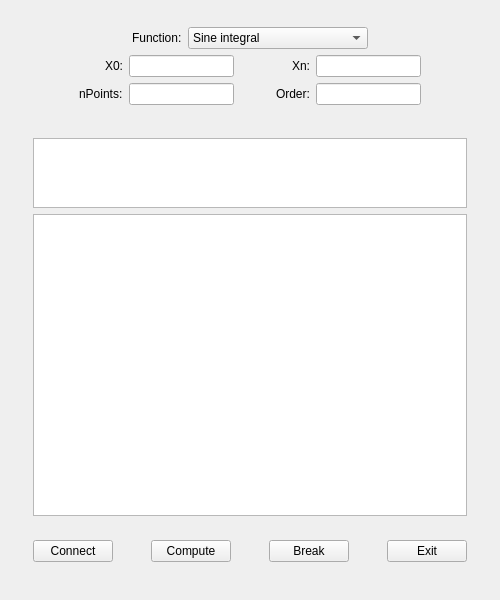
<?xml version="1.0" encoding="UTF-8"?>
<ui version="4.0">
 <class>MainWindow</class>
 <widget class="QMainWindow" name="MainWindow">
  <property name="geometry">
   <rect>
    <x>0</x>
    <y>0</y>
    <width>500</width>
    <height>600</height>
   </rect>
  </property>
  <property name="minimumSize">
   <size>
    <width>500</width>
    <height>600</height>
   </size>
  </property>
  <property name="windowTitle">
   <string>Coursework 3</string>
  </property>
  <widget class="QWidget" name="centralwidget">
   <layout class="QGridLayout" name="gridLayout">
    <item row="2" column="2">
     <spacer name="horizontalSpacer_11">
      <property name="orientation">
       <enum>Qt::Horizontal</enum>
      </property>
      <property name="sizeHint" stdset="0">
       <size>
        <width>40</width>
        <height>20</height>
       </size>
      </property>
     </spacer>
    </item>
    <item row="2" column="0">
     <spacer name="horizontalSpacer_10">
      <property name="orientation">
       <enum>Qt::Horizontal</enum>
      </property>
      <property name="sizeHint" stdset="0">
       <size>
        <width>40</width>
        <height>20</height>
       </size>
      </property>
     </spacer>
    </item>
    <item row="1" column="1">
     <widget class="QWidget" name="display_widget" native="true">
      <layout class="QGridLayout" name="gridLayout_4">
       <item row="0" column="0">
        <widget class="QWidget" name="input_widget" native="true">
         <property name="enabled">
          <bool>true</bool>
         </property>
         <layout class="QGridLayout" name="gridLayout_3">
          <item row="1" column="0">
           <layout class="QGridLayout" name="inputs">
            <item row="1" column="4">
             <widget class="QLineEdit" name="order_input"/>
            </item>
            <item row="0" column="0">
             <layout class="QHBoxLayout" name="horizontalLayout_5">
              <item>
               <spacer name="horizontalSpacer_5">
                <property name="orientation">
                 <enum>Qt::Horizontal</enum>
                </property>
                <property name="sizeHint" stdset="0">
                 <size>
                  <width>40</width>
                  <height>20</height>
                 </size>
                </property>
               </spacer>
              </item>
              <item>
               <widget class="QLabel" name="x0">
                <property name="text">
                 <string>X0:</string>
                </property>
               </widget>
              </item>
             </layout>
            </item>
            <item row="0" column="4">
             <widget class="QLineEdit" name="xn_input"/>
            </item>
            <item row="0" column="1">
             <widget class="QLineEdit" name="x0_input"/>
            </item>
            <item row="1" column="0">
             <layout class="QHBoxLayout" name="horizontalLayout_6">
              <item>
               <spacer name="horizontalSpacer_13">
                <property name="orientation">
                 <enum>Qt::Horizontal</enum>
                </property>
                <property name="sizeHint" stdset="0">
                 <size>
                  <width>40</width>
                  <height>20</height>
                 </size>
                </property>
               </spacer>
              </item>
              <item>
               <widget class="QLabel" name="points">
                <property name="text">
                 <string>nPoints:</string>
                </property>
               </widget>
              </item>
             </layout>
            </item>
            <item row="0" column="3">
             <layout class="QHBoxLayout" name="horizontalLayout_3">
              <item>
               <spacer name="horizontalSpacer_12">
                <property name="orientation">
                 <enum>Qt::Horizontal</enum>
                </property>
                <property name="sizeHint" stdset="0">
                 <size>
                  <width>40</width>
                  <height>20</height>
                 </size>
                </property>
               </spacer>
              </item>
              <item>
               <widget class="QLabel" name="xn">
                <property name="text">
                 <string>Xn:</string>
                </property>
               </widget>
              </item>
             </layout>
            </item>
            <item row="1" column="1">
             <widget class="QLineEdit" name="points_input"/>
            </item>
            <item row="1" column="3">
             <layout class="QHBoxLayout" name="horizontalLayout_4">
              <item>
               <spacer name="horizontalSpacer_4">
                <property name="orientation">
                 <enum>Qt::Horizontal</enum>
                </property>
                <property name="sizeHint" stdset="0">
                 <size>
                  <width>40</width>
                  <height>20</height>
                 </size>
                </property>
               </spacer>
              </item>
              <item>
               <widget class="QLabel" name="order">
                <property name="text">
                 <string>Order:</string>
                </property>
               </widget>
              </item>
             </layout>
            </item>
            <item row="1" column="5">
             <spacer name="horizontalSpacer_7">
              <property name="orientation">
               <enum>Qt::Horizontal</enum>
              </property>
              <property name="sizeHint" stdset="0">
               <size>
                <width>40</width>
                <height>20</height>
               </size>
              </property>
             </spacer>
            </item>
            <item row="0" column="5">
             <spacer name="horizontalSpacer_6">
              <property name="orientation">
               <enum>Qt::Horizontal</enum>
              </property>
              <property name="sizeHint" stdset="0">
               <size>
                <width>40</width>
                <height>20</height>
               </size>
              </property>
             </spacer>
            </item>
           </layout>
          </item>
          <item row="0" column="0">
           <layout class="QGridLayout" name="selector" columnstretch="1,0,0,2,1">
            <item row="0" column="3">
             <widget class="QComboBox" name="function_input">
              <item>
               <property name="text">
                <string>Sine integral</string>
               </property>
              </item>
              <item>
               <property name="text">
                <string>Cosine integral</string>
               </property>
              </item>
              <item>
               <property name="text">
                <string>Bessel function</string>
               </property>
              </item>
              <item>
               <property name="text">
                <string>Fresnel integral S</string>
               </property>
              </item>
              <item>
               <property name="text">
                <string>Fresnel integral C</string>
               </property>
              </item>
             </widget>
            </item>
            <item row="0" column="0">
             <spacer name="space_selector_l">
              <property name="orientation">
               <enum>Qt::Horizontal</enum>
              </property>
              <property name="sizeHint" stdset="0">
               <size>
                <width>40</width>
                <height>20</height>
               </size>
              </property>
             </spacer>
            </item>
            <item row="0" column="1">
             <widget class="QLabel" name="function">
              <property name="text">
               <string>Function:</string>
              </property>
             </widget>
            </item>
            <item row="0" column="4">
             <spacer name="space_selector_r">
              <property name="orientation">
               <enum>Qt::Horizontal</enum>
              </property>
              <property name="sizeHint" stdset="0">
               <size>
                <width>40</width>
                <height>20</height>
               </size>
              </property>
             </spacer>
            </item>
           </layout>
          </item>
         </layout>
        </widget>
       </item>
      </layout>
     </widget>
    </item>
    <item row="2" column="1">
     <widget class="QWidget" name="cw3widget" native="true">
      <property name="sizePolicy">
       <sizepolicy hsizetype="Preferred" vsizetype="Preferred">
        <horstretch>0</horstretch>
        <verstretch>0</verstretch>
       </sizepolicy>
      </property>
      <layout class="QGridLayout" name="gridLayout_2">
       <item row="0" column="0">
        <widget class="QTextBrowser" name="message">
         <property name="sizePolicy">
          <sizepolicy hsizetype="Expanding" vsizetype="Expanding">
           <horstretch>0</horstretch>
           <verstretch>1</verstretch>
          </sizepolicy>
         </property>
        </widget>
       </item>
       <item row="2" column="0">
        <widget class="QCustomPlot" name="plot_graph">
         <property name="sizePolicy">
          <sizepolicy hsizetype="Expanding" vsizetype="Expanding">
           <horstretch>0</horstretch>
           <verstretch>10</verstretch>
          </sizepolicy>
         </property>
         <property name="minimumSize">
          <size>
           <width>400</width>
           <height>200</height>
          </size>
         </property>
        </widget>
       </item>
      </layout>
     </widget>
    </item>
    <item row="3" column="1">
     <widget class="QWidget" name="controller_widget" native="true">
      <layout class="QHBoxLayout" name="horizontalLayout">
       <item>
        <widget class="QPushButton" name="connect_button">
         <property name="text">
          <string>Connect</string>
         </property>
        </widget>
       </item>
       <item>
        <spacer name="horizontalSpacer_3">
         <property name="orientation">
          <enum>Qt::Horizontal</enum>
         </property>
         <property name="sizeHint" stdset="0">
          <size>
           <width>40</width>
           <height>20</height>
          </size>
         </property>
        </spacer>
       </item>
       <item>
        <widget class="QPushButton" name="compute_button">
         <property name="text">
          <string>Compute</string>
         </property>
        </widget>
       </item>
       <item>
        <spacer name="horizontalSpacer_2">
         <property name="orientation">
          <enum>Qt::Horizontal</enum>
         </property>
         <property name="sizeHint" stdset="0">
          <size>
           <width>40</width>
           <height>20</height>
          </size>
         </property>
        </spacer>
       </item>
       <item>
        <widget class="QPushButton" name="break_button">
         <property name="text">
          <string>Break</string>
         </property>
        </widget>
       </item>
       <item>
        <spacer name="horizontalSpacer">
         <property name="orientation">
          <enum>Qt::Horizontal</enum>
         </property>
         <property name="sizeHint" stdset="0">
          <size>
           <width>40</width>
           <height>20</height>
          </size>
         </property>
        </spacer>
       </item>
       <item>
        <widget class="QPushButton" name="exit_button">
         <property name="text">
          <string>Exit</string>
         </property>
        </widget>
       </item>
      </layout>
     </widget>
    </item>
    <item row="4" column="1">
     <spacer name="verticalSpacer">
      <property name="orientation">
       <enum>Qt::Vertical</enum>
      </property>
      <property name="sizeHint" stdset="0">
       <size>
        <width>20</width>
        <height>40</height>
       </size>
      </property>
     </spacer>
    </item>
   </layout>
  </widget>
 </widget>
 <customwidgets>
  <customwidget>
   <class>QCustomPlot</class>
   <extends>QGraphicsView</extends>
   <header>qcustomplot.h</header>
  </customwidget>
 </customwidgets>
 <resources/>
 <connections/>
</ui>
